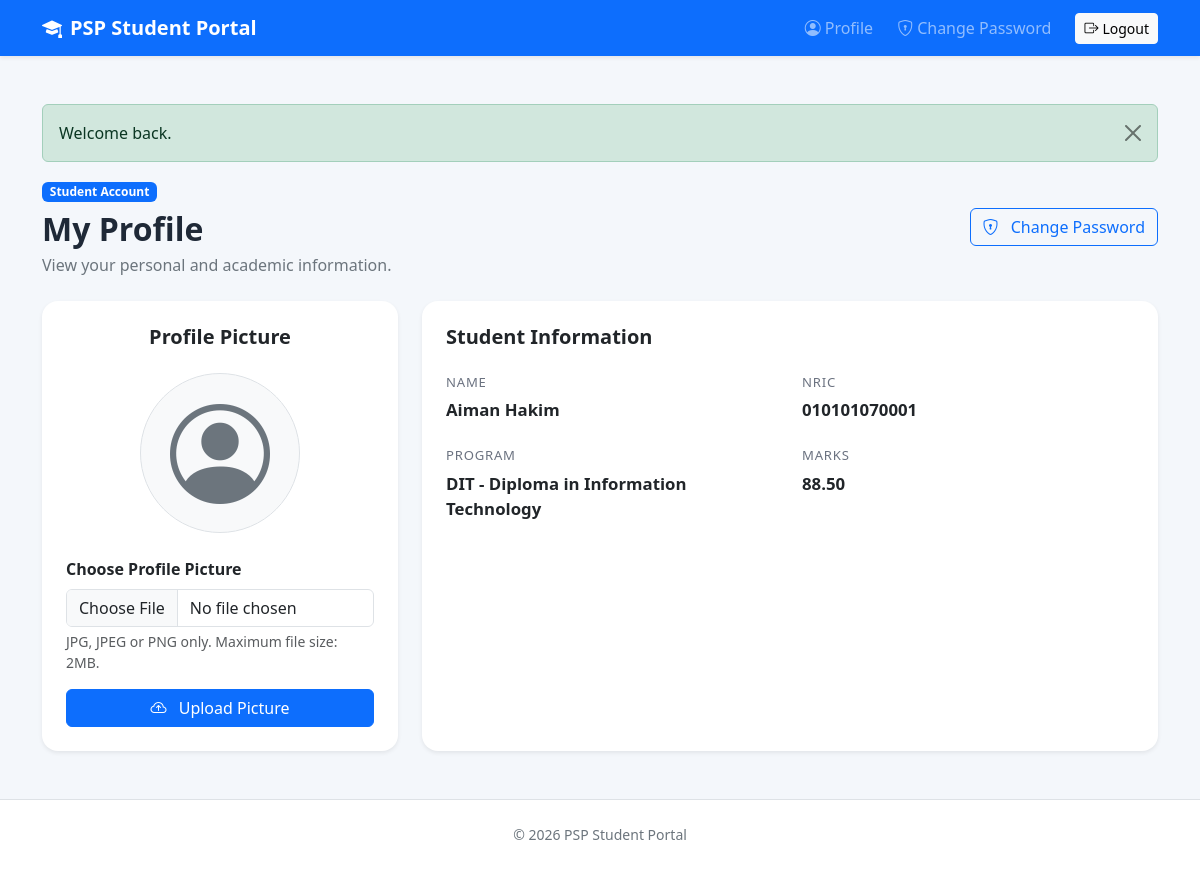
Page /index.php?page=profile (signed in) on the committed database.
### tables this page shows
CREATE TABLE `students` (
  `id` int(10) UNSIGNED NOT NULL,
  `user_id` int(10) UNSIGNED NOT NULL,
  `name` varchar(100) NOT NULL,
  `program_id` int(10) UNSIGNED NOT NULL,
  `marks` decimal(5,2) NOT NULL DEFAULT 0.00,
  `profile_picture` varchar(255) DEFAULT NULL,
  `created_at` timestamp NOT NULL DEFAULT current_timestamp(),
  `updated_at` timestamp NOT NULL DEFAULT current_timestamp() ON UPDATE current_timestamp()
);

CREATE TABLE `users` (
  `id` int(10) UNSIGNED NOT NULL,
  `nric` varchar(12) NOT NULL,
  `password_hash` varchar(255) NOT NULL,
  `role` enum('admin','student') NOT NULL DEFAULT 'student',
  `must_change_password` tinyint(1) NOT NULL DEFAULT 0,
  `created_at` timestamp NOT NULL DEFAULT current_timestamp(),
  `updated_at` timestamp NOT NULL DEFAULT current_timestamp() ON UPDATE current_timestamp()
);

CREATE TABLE `programs` (
  `id` int(10) UNSIGNED NOT NULL,
  `code` varchar(20) NOT NULL,
  `name` varchar(120) NOT NULL
);

### app/Controllers/ProfileController.php (called while the page is built, shortened)
<?php
final class ProfileController
{
    public function show(): void
    {
        $student = Student::findByUserId(
            (int) $_SESSION['user_id']
        );
        require __DIR__ . '/../Views/profile/show.php';
    }
}

### index.php (called while the page is built, shortened)
<?php
spl_autoload_register(function (string $class): void {
    $prefix = 'App\\';
    $relative = substr($class, strlen($prefix));
    $file = __DIR__ . '/app/' . str_replace('\\', '/', $relative) . '.php';
});
require __DIR__ . '/app/Helpers/common.php';
$page = $_GET['page'] ?? (is_logged_in() ? ($_SESSION['role'] === 'admin' ? 'students' : 'profile') : 'login');
$routes = [
    'login' => [AuthController::class, 'showLogin', 'GET'],
    'login-submit' => [AuthController::class, 'login', 'POST'],
    'logout' => [AuthController::class, 'logout', 'POST'],
    'profile' => [ProfileController::class, 'show', 'GET'],
    'profile-upload' => [ProfileController::class, 'upload', 'POST'],
    'change-password' => [PasswordController::class, 'edit', 'GET'],
    'password-update' => [PasswordController::class, 'update', 'POST'],
    'students' => [StudentController::class, 'index', 'GET'],
    'student-create' => [StudentController::class, 'create', 'GET'],
    'student-store' => [StudentController::class, 'store', 'POST'],
    'student-edit' => [StudentController::class, 'edit', 'GET'],
    'student-update' => [StudentController::class, 'update', 'POST'],
    'student-delete' => [StudentController::class, 'destroy', 'POST'],
];
[$controllerClass, $method, $httpMethod] = $routes[$page];
$controller = new $controllerClass();
$controller->$method();

### app/Helpers/common.php (called while the page is built, shortened)
<?php
function e(?string $value): string
{
    return htmlspecialchars((string) $value, ENT_QUOTES, 'UTF-8');
}
function url(string $page, array $params = []): string
{
    return 'index.php?' . http_build_query(array_merge(['page' => $page], $params));
}

### config/database.php (called while the page is built)
<?php
return [
    'host' => 'localhost',
    'database' => 'psp_student_portal',
    'username' => 'root',
    'password' => '',
    'charset' => 'utf8mb4',
];

### app/Core/Database.php (called while the page is built, shortened)
<?php
final class Database
{
    private static ?PDO $connection = null;
    public static function connection(): PDO
    {
        $config = require __DIR__ . '/../../config/database.php';
        $dsn = sprintf(
            'mysql:host=%s;dbname=%s;charset=%s',
            $config['host'],
            $config['database'],
            $config['charset']
        );
        try {
            self::$connection = new PDO($dsn, $config['username'], $config['password'], [
                PDO::ATTR_ERRMODE => PDO::ERRMODE_EXCEPTION,
                PDO::ATTR_DEFAULT_FETCH_MODE => PDO::FETCH_ASSOC,
                PDO::ATTR_EMULATE_PREPARES => false,
            ]);
        } catch (PDOException $e) {
            http_response_code(500);
            exit('Unable to connect to the database. Please try again later.');
        }
        return self::$connection;
    }
}

### app/Models/Student.php (called while the page is built, shortened)
<?php
final class Student
{
    public static function findByUserId(int $userId): ?array
    {
        $sql = 'SELECT
                    s.id,
                    s.name,
                    s.profile_picture,
                    u.nric,
                    p.code AS program_code,
                    p.name AS program_name,
                    s.marks
                FROM students s
                INNER JOIN users u ON u.id = s.user_id
                INNER JOIN programs p ON p.id = s.program_id
                WHERE s.user_id = :user_id
                LIMIT 1';
        $stmt = Database::connection()->prepare($sql);
        $stmt->execute([
            'user_id' => $userId
        ]);
        $row = $stmt->fetch();
        return $row ?: null;
    }
}

### app/Views/profile/show.php (the view, shortened to what this page needs)
<?php require __DIR__ . '/../layouts/header.php'; ?>
<?php
$profilePicture = $student['profile_picture'] ?? null;
?>
<div class="d-flex flex-wrap justify-content-between align-items-center gap-3 mb-4">
    <div>
        <span class="badge text-bg-primary mb-2">Student Account</span>
        <h1 class="h2 fw-bold mb-1">
            My Profile
        </h1>
        <p class="text-secondary mb-0">
            View your personal and academic information.
        </p>
    </div>
    <a
        class="btn btn-outline-primary"
        href="<?= url('change-password') ?>"
    >
        <i class="bi bi-shield-lock me-2"></i>
        Change Password
    </a>
</div>
<div class="row g-4">
    <div class="col-lg-4">
        <div class="card border-0 shadow-sm portal-card h-100">
            <div class="card-body p-4 text-center">
                <h5 class="fw-bold mb-4">
                    Profile Picture
                </h5>
                <div class="mb-4">
                    <?php if (!empty($profilePicture)): ?>
                        <img
                            src="public/uploads/profiles/<?= e($profilePicture) ?>"
                            alt="Profile Picture"
                            class="rounded-circle border shadow-sm"
                            width="160"
                            height="160"
                            style="object-fit: cover;"
                        >
                    <?php else: ?>
                        <div
                            class="rounded-circle bg-light border d-flex align-items-center justify-content-center mx-auto"
                            style="
                                width: 160px;
                                height: 160px;
                            "
                        >
                            <i
                                class="bi bi-person-circle text-secondary"
                                style="font-size: 100px;"
                            ></i>
                        </div>
                    <?php endif; ?>
                </div>
                <form
                    method="post"
                    action="<?= url('profile-upload') ?>"
                    enctype="multipart/form-data"
                >
                    <div class="mb-3 text-start">
                        <label
                            for="profile_picture"
                            class="form-label fw-semibold"
                        >
                            Choose Profile Picture
                        </label>
                        <input
                            type="file"
                            class="form-control"
                            id="profile_picture"
                            name="profile_picture"
                            accept=".jpg,.jpeg,.png"
                            required
                        >
                        <div class="form-text">
                            JPG, JPEG or PNG only. Maximum file size: 2MB.
                        </div>
                    </div>
                    <button
                        type="submit"
                        class="btn btn-primary w-100"
                    >
                        <i class="bi bi-cloud-arrow-up me-2"></i>
                        Upload Picture
                    </button>
                </form>
            </div>
        </div>
    </div>
    <div class="col-lg-8">
        <div class="card border-0 shadow-sm portal-card h-100">
            <div class="card-body p-4">
                <h5 class="fw-bold mb-4">
                    Student Information
                </h5>
                <div class="row g-4">
                    <div class="col-md-6">
                        <div class="info-label">
                            Name
                        </div>
                        <div class="info-value">
                            <?= e($student['name']) ?>
                        </div>
                    </div>
                    <div class="col-md-6">
                        <div class="info-label">
                            NRIC
                        </div>
                        <div class="info-value">
                            <?= e($student['nric']) ?>
                        </div>
                    </div>
                    <div class="col-md-6">
                        <div class="info-label">
                            Program
                        </div>
                        <div class="info-value">
                            <?= e($student['program_code']) ?>
                            -
                            <?= e($student['program_name']) ?>
                        </div>
                    </div>
                    <div class="col-md-6">
                        <div class="info-label">
                            Marks
                        </div>
                        <div class="info-value">
                            <?= e(
                                number_format(
                                    (float) $student['marks'],
                                    2
                                )
                            ) ?>
                        </div>
                    </div>
                </div>
            </div>
        </div>
    </div>
</div>
<?php require __DIR__ . '/../layouts/footer.php'; ?>

### public/assets/css/style.css (style rules this page uses)
:root { --portal-bg: #f4f7fb; }
html, body { min-height: 100%; }
body { background: var(--portal-bg); display: flex; flex-direction: column; color: #1f2937; }
.portal-card { border-radius: 1rem; overflow: hidden; }
.info-label { color: #6b7280; font-size: .82rem; text-transform: uppercase; letter-spacing: .06em; margin-bottom: .3rem; }
.info-value { font-size: 1.05rem; font-weight: 600; }

### rows in the picture
students: name "Aiman Hakim", user.nric "010101070001", program.code "DIT", program.name "Diploma in Information Technology", marks "88.50"

### other values in the picture
$flash['message'] "Welcome back."
